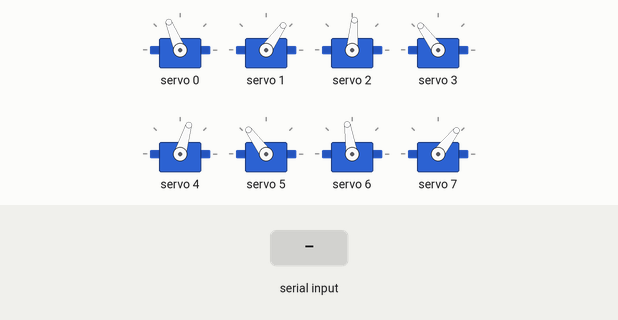
A sketch run on a simulated ESP32. Shown: 8 × servo. The test bench sets the inputs (shaded band). What the sketch prints to the serial monitor is not drawn.

Above: at 12.2 s.
12.3 s: "2" received over Serial
At 13.09 s:
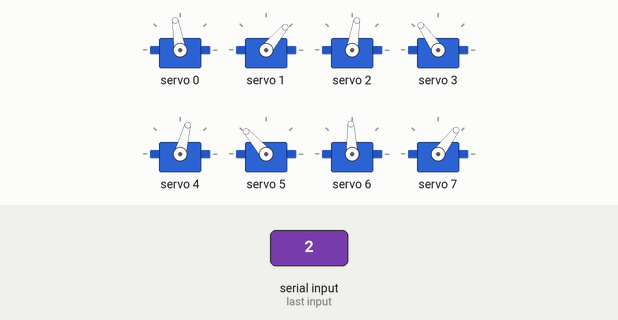
At 13.82 s:
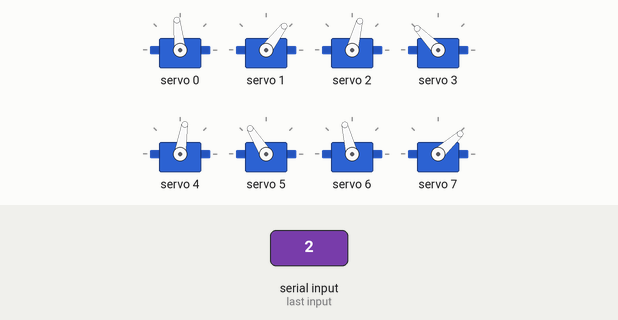
15.3 s: "1" received over Serial
18.3 s: "0" received over Serial
At 18.3 s:
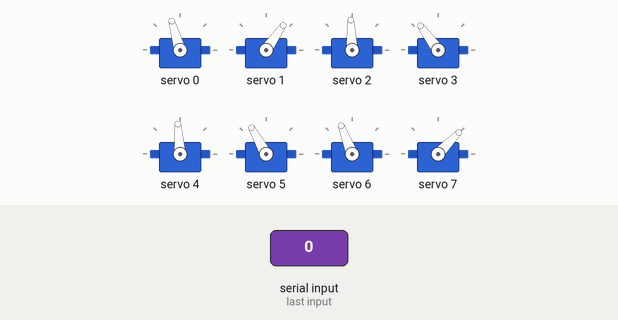
Timing chart, 0 to 21.3 s (numbered marks = the images above; inputs shaded):
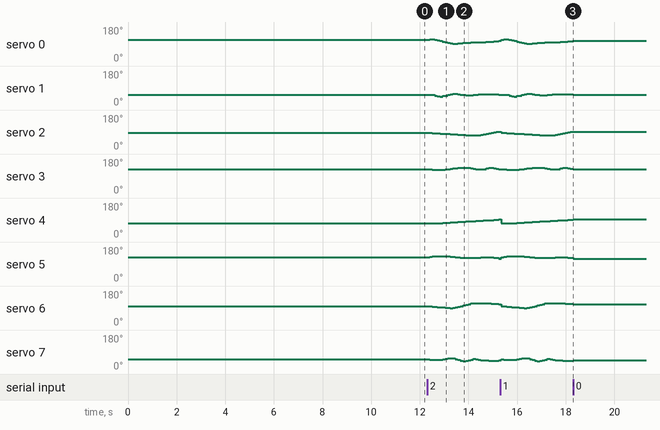

Measured:
- after the input at 12.3 s, servo 0: 112° → 114° after 0.11 s, → 112° 0.21 s later, → 109° 0.11 s later, → 106° 0.11 s later, … (20 changes in this stretch); servo 1: 55° → 53° after 0.21 s, → 50° 0.11 s later, → 47° 0.11 s later, → 45° 0.11 s later, … (21 changes in this stretch)
- after the input at 18.3 s, servo 0: stops changing and stays 106°; servo 1: stops changing and stays 55°; servo 2: stops changing and stays 92°; servo 3: stops changing and stays 126°; servo 4: stops changing and stays 94°

The sketch:

3D_SS_20.ino
```cpp
// HOW TO:
// ------------------------------
// Serial input = 2 -> Steps through gait sequence once and stops at the end.
// Serial input = 1 -> Steps through gait sequence in a loop.
// Serial input = 0 -> Stops infinite loop at the node where it is at that moment

//Gait template
#include <Wire.h>
#include <Adafruit_PWMServoDriver.h>

Adafruit_PWMServoDriver pca9685 = Adafruit_PWMServoDriver();

#define SERVO_FREQ 300
#define SER0 0 //Hip 1
#define SER1 1 //Knee 1
#define SER2 2 //Hip 2
#define SER3 3 //Knee 2
#define SER4 4 //Hip 3
#define SER5 5 //Knee 3
#define SER6 6 //Hip 4
#define SER7 7 //Knee 4


// Insert servo angles here:
// For 3D gaits, these angles are obtained from linearisation.py
// For 2D gaits, these angles are obtained from 2D_trajectory_reader.py
float SS_servo0[] = {-0.46931766, -0.48990777, -0.5108599 , -0.46848536, -0.39566528, -0.31013734, -0.21258116, -0.12989107, -0.05523128, -0.00163028,  0.0356655 ,  0.04214622,  0.00272013, -0.03454987, -0.06035436, -0.08211667, -0.1007078 , -0.1145487 , -0.12872533, -0.14290305, -0.1536056 , -0.16352619, -0.17436797, -0.1902975 , -0.2085527 , -0.2287807 , -0.24966293, -0.2718663 , -0.29688065, -0.32342184, -0.35033035, -0.37636455, -0.39930666, -0.41748394, -0.43126067, -0.4431767 , -0.45164563, -0.45982777, -0.46514684, -0.46617563};
float SS_servo1[] = {0.79381327, 0.79343793, 0.83295548, 0.89747138, 0.98085722, 1.02359878, 0.96955954, 0.89746248, 0.8298962 , 0.75978176, 0.6878199 , 0.67027967, 0.74178846, 0.80748198, 0.84347183, 0.86225846, 0.86800953, 0.85836275, 0.83396397, 0.79476567, 0.75317148, 0.72096775, 0.70312604, 0.70457024, 0.71966681, 0.73940168, 0.75359221, 0.76647036, 0.7874483 , 0.81606676, 0.8492634 , 0.87886619, 0.90155803, 0.91395949, 0.91295625, 0.90526794, 0.8949018 , 0.88486553, 0.85746991, 0.80660211};
float SS_servo2[] = {-0.22861874, -0.24355236, -0.26362447, -0.27682582, -0.28735379, -0.29748624, -0.31084437, -0.32939522, -0.35317151, -0.37987265, -0.40617467, -0.43345343, -0.4582964 , -0.47576854, -0.48674214, -0.49359388, -0.49663266, -0.49558234, -0.49633198, -0.4970246 , -0.49548992, -0.4677699 , -0.41466498, -0.35058883, -0.27535958, -0.19829035, -0.13507773, -0.10254632, -0.07294736, -0.04268643, -0.02128896, -0.03044957, -0.06968764, -0.10559899, -0.13156724, -0.15562528, -0.17380944, -0.18803015, -0.20382933, -0.22075935};
float SS_servo3[] = {0.72547101, 0.71110709, 0.69000413, 0.67260764, 0.66612995, 0.66748237, 0.67807405, 0.70070195, 0.73741561, 0.78256684, 0.83121304, 0.876774  , 0.91015337, 0.92784126, 0.9294184 , 0.91702467, 0.89390397, 0.85947818, 0.81411855, 0.75478001, 0.71532907, 0.71583946, 0.76221356, 0.82960151, 0.90469698, 0.93401247, 0.87862489, 0.80413171, 0.72879023, 0.65569232, 0.59946467, 0.59909009, 0.65918673, 0.71031713, 0.73574905, 0.75365076, 0.76155724, 0.76010511, 0.75126718, 0.72997362};
float SS_servo4[] = { 0.50338104,  0.49697533,  0.48718986,  0.47733756,  0.47176823,  0.46427305,  0.45362865,  0.44134024,  0.42390629,  0.40263791,  0.38173211,  0.35918042,  0.33503266,  0.31481543,  0.29764357,  0.27850098,  0.26189944,  0.24837456,  0.22893766,  0.20480938,  0.18129572,  0.16231669,  0.14647944,  0.13128936,  0.11784867,  0.09985212,  0.07389202,  0.03892294, -0.00555723, -0.02983272, -0.01006883,  0.03401687,  0.10359975,  0.18655749,  0.26617532,  0.33518437,  0.40438505,  0.47756343,  0.51264363,  0.50660514};
float SS_servo5[] = {-0.95716987, -0.98817667, -1.0325646 , -1.05896428, -1.07667372, -1.08361925, -1.08226673, -1.07561709, -1.05444926, -1.02262355, -0.98458071, -0.94618201, -0.91189256, -0.88638874, -0.86988177, -0.85469475, -0.85024606, -0.85791046, -0.86923685, -0.88720031, -0.90319714, -0.91867936, -0.9297396 , -0.93344973, -0.9311483 , -0.91793316, -0.89436971, -0.85354896, -0.7874138 , -0.75967642, -0.82234197, -0.91180702, -0.99603756, -1.07219854, -1.1403885 , -1.15430503, -1.08622987, -0.99283845, -0.92446333, -0.94622041};
float SS_servo6[] = { 0.14560046,  0.13681847,  0.12063627,  0.10082721,  0.08353256,  0.06288473,  0.04067447,  0.0128775 , -0.02250565, -0.04028578, -0.01527635,  0.0291561 ,  0.08950534,  0.16931674,  0.24967273,  0.31953462,  0.38836215,  0.45580342,  0.48587931,  0.4827245 ,  0.47595935,  0.4724784 ,  0.46804253,  0.46162964,  0.45584514,  0.44610615,  0.43095595,  0.4114667 ,  0.38537362,  0.35606693,  0.32796794,  0.30029159,  0.27375871,  0.25248933,  0.23518701,  0.21625339,  0.20115788,  0.18783292,  0.1697435 ,  0.15001955};
float SS_servo7[] = {-0.82675707, -0.85609879, -0.89179494, -0.90056015, -0.89560166, -0.87332142, -0.84400848, -0.79884581, -0.7312022 , -0.69786859, -0.74914633, -0.83448607, -0.92208468, -0.99814226, -1.04840604, -1.03935582, -0.96858973, -0.87091911, -0.80168305, -0.8440492 , -0.88589315, -0.92653586, -0.95563888, -0.97368699, -0.98388419, -0.98689454, -0.98785344, -0.98398516, -0.96332403, -0.93072149, -0.89568335, -0.86157073, -0.83047106, -0.81069529, -0.8027001 , -0.79373777, -0.79035316, -0.79196407, -0.79744842, -0.81391529};

int node=0;
int first=0;
int input=0;
int end_time=0;
int time_step=100000;
int steps = sizeof(SS_servo0)/sizeof(SS_servo0[0]);
int one_print = 0;

// -------------------Joint configurations-------------------
int servo0=0;
int servo0_deg=0;
int servo1=0;
int servo1_deg=0;
int servo2=0;
int servo2_deg=0;
int servo3=0;
int servo3_deg=0;
int servo4=0;
int servo4_deg=0;
int servo5=0;
int servo5_deg=0;
int servo6=0;
int servo6_deg=0;
int servo7=0;
int servo7_deg=0;

void setup() {
  Serial.begin(115200);
  pca9685.begin();

  pca9685.setOscillatorFrequency(27000000); //Value between 24MHz and 27MHz, tuned for this setup
  pca9685.setPWMFreq(SERVO_FREQ);
  delay (1000);

  servo0_deg=SS_servo0[0]/3.14159265*180;
  servo0=map(servo0_deg,-38,90,2200,1030);
  servo1_deg=SS_servo1[0]/3.14159265*180;
  servo1=map(servo1_deg,-90,90,2600,950);
  servo2_deg=SS_servo2[0]/3.14159265*180;
  servo2=map(servo2_deg,-38,90,1510,2730);
  servo3_deg=SS_servo3[0]/3.14159265*180;
  servo3=map(servo3_deg,-90,90,1100,2700);
  servo4_deg=SS_servo4[0]/3.14159265*180;
  servo4=map(servo4_deg,-90,38,2700,1500);
  servo5_deg=SS_servo5[0]/3.14159265*180;
  servo5=map(servo5_deg,-90,90,2600,930);
  servo6_deg=SS_servo6[0]/3.14159265*180;
  servo6=map(servo6_deg,-90,38,850,2250);
  servo7_deg=SS_servo7[0]/3.14159265*180;
  servo7=map(servo7_deg,-90,90,920,2620);

  pca9685.setPWM(SER0,0,servo0);
  pca9685.setPWM(SER1,0,servo1);
  pca9685.setPWM(SER2,0,servo2);
  pca9685.setPWM(SER3,0,servo3);
  pca9685.setPWM(SER4,0,servo4);
  pca9685.setPWM(SER5,0,servo5);
  pca9685.setPWM(SER6,0,servo6);
  pca9685.setPWM(SER7,0,servo7);

  Serial.print("Node:");
  Serial.println(node);
  Serial.print("servo0 -> rads:");
  Serial.print(SS_servo0[node]);
  Serial.print("        deg:");
  Serial.print(servo0_deg);
  Serial.print("        us:");
  Serial.println(servo0);
  Serial.print("servo1 -> rads:");
  Serial.print(SS_servo1[node]);
  Serial.print("        deg:");
  Serial.print(servo1_deg);
  Serial.print("        us:");
  Serial.println(servo1);
  Serial.print("servo2 -> rads:");
  Serial.print(SS_servo2[node]);
  Serial.print("        deg:");
  Serial.print(servo2_deg);
  Serial.print("        us:");
  Serial.println(servo2);
  Serial.print("servo3 -> rads:");
  Serial.print(SS_servo3[node]);
  Serial.print("        deg:");
  Serial.print(servo3_deg);
  Serial.print("        us:");
  Serial.println(servo3);
  Serial.print("servo4 -> rads:");
  Serial.print(SS_servo4[node]);
  Serial.print("        deg:");
  Serial.print(servo4_deg);
  Serial.print("        us:");
  Serial.println(servo4);
  Serial.print("servo5 -> rads:");
  Serial.print(SS_servo5[node]);
  Serial.print("        deg:");
  Serial.print(servo5_deg);
  Serial.print("        us:");
  Serial.println(servo5);
  Serial.print("servo6 -> rads:");
  Serial.print(SS_servo6[node]);
  Serial.print("        deg:");
  Serial.print(servo6_deg);
  Serial.print("        us:");
  Serial.println(servo6);
  Serial.print("servo7 -> rads:");
  Serial.print(SS_servo7[node]);
  Serial.print("        deg:");
  Serial.print(servo7_deg);
  Serial.print("        us:");
  Serial.println(servo7);

  Serial.println("10");
  delay(1000);
  Serial.println("9");
  delay(1000);
  Serial.println("8");
  delay(1000);
  Serial.println("7");
  delay(1000);
  Serial.println("6");
  delay(1000);
  Serial.println("5");
  delay(1000);
  Serial.println("4");
  delay(1000);
  Serial.println("3");
  delay(1000);
  Serial.println("2");
  delay(1000);
  Serial.println("1");
  delay(1000);

}

void loop()
{
  if(Serial.available()>0)
  {
    first=Serial.read();
    if(first=='2')
    {
      input=2;
      node=0;
      one_print=1;
    }
    if(first=='1')
    {
      input=1;
      node=0;
      one_print=1;
    }
    if(first=='0')
    {
      input=0;
    }
  }
  if(input==1 or input==2)
  {
      if(esp_timer_get_time()>=end_time)
      {
        servo0_deg=SS_servo0[node]/3.14159265*180;
        servo0=map(servo0_deg,-38,90,2200,1030);
        servo1_deg=SS_servo1[node]/3.14159265*180;
        servo1=map(servo1_deg,-90,90,2600,950);
        servo2_deg=SS_servo2[node]/3.14159265*180;
        servo2=map(servo2_deg,-38,90,1510,2730);
        servo3_deg=SS_servo3[node]/3.14159265*180;
        servo3=map(servo3_deg,-90,90,1100,2700);
        servo4_deg=SS_servo4[node]/3.14159265*180;
        servo4=map(servo4_deg,-90,38,2700,1500);
        servo5_deg=SS_servo5[node]/3.14159265*180;
        servo5=map(servo5_deg,-90,90,2600,930);
        servo6_deg=SS_servo6[node]/3.14159265*180;
        servo6=map(servo6_deg,-90,38,850,2250);
        servo7_deg=SS_servo7[node]/3.14159265*180;
        servo7=map(servo7_deg,-90,90,920,2620);

        pca9685.setPWM(SER0,0,servo0);
        pca9685.setPWM(SER1,0,servo1);
        pca9685.setPWM(SER2,0,servo2);
        pca9685.setPWM(SER3,0,servo3);
        pca9685.setPWM(SER4,0,servo4);
        pca9685.setPWM(SER5,0,servo5);
        pca9685.setPWM(SER6,0,servo6);
        pca9685.setPWM(SER7,0,servo7);

        node+=1;
        if(node>=steps and input==1)
        {
          Serial.print("Input:");
          Serial.println(input);
          node=0;
        }
        if(node>=steps and input==2)
        {
          Serial.print("Input:");
          Serial.println(input);
          input=0;
        }
         end_time=esp_timer_get_time()+time_step;
      }
   }

  if(input == 0)
  {
        pca9685.setPWM(SER0,0,servo0);
        pca9685.setPWM(SER1,0,servo1);
        pca9685.setPWM(SER2,0,servo2);
        pca9685.setPWM(SER3,0,servo3);
        pca9685.setPWM(SER4,0,servo4);
        pca9685.setPWM(SER5,0,servo5);
        pca9685.setPWM(SER6,0,servo6);
        pca9685.setPWM(SER7,0,servo7);

        if(one_print==1)
        {
          Serial.print("Input:");
          Serial.println(input);
          Serial.print("Node:");
          Serial.println(node);
          Serial.print("servo0 -> rads:");
          Serial.print(SS_servo0[node]);
          Serial.print("        deg:");
          Serial.print(servo0_deg);
          Serial.print("        us:");
          Serial.println(servo0);
          Serial.print("servo1 -> rads:");
          Serial.print(SS_servo1[node]);
          Serial.print("        deg:");
          Serial.print(servo1_deg);
          Serial.print("        us:");
          Serial.println(servo1);
          Serial.print("servo2 -> rads:");
          Serial.print(SS_servo2[node]);
          Serial.print("        deg:");
          Serial.print(servo2_deg);
          Serial.print("        us:");
          Serial.println(servo2);
          Serial.print("servo3 -> rads:");
          Serial.print(SS_servo3[node]);
          Serial.print("        deg:");
          Serial.print(servo3_deg);
          Serial.print("        us:");
          Serial.println(servo3);
          Serial.print("servo4 -> rads:");
          Serial.print(SS_servo4[node]);
          Serial.print("        deg:");
          Serial.print(servo4_deg);
          Serial.print("        us:");
          Serial.println(servo4);
          Serial.print("servo5 -> rads:");
          Serial.print(SS_servo5[node]);
          Serial.print("        deg:");
          Serial.print(servo5_deg);
          Serial.print("        us:");
          Serial.println(servo5);
          Serial.print("servo6 -> rads:");
          Serial.print(SS_servo6[node]);
          Serial.print("        deg:");
          Serial.print(servo6_deg);
          Serial.print("        us:");
          Serial.println(servo6);
          Serial.print("servo7 -> rads:");
          Serial.print(SS_servo7[node]);
          Serial.print("        deg:");
          Serial.print(servo7_deg);
          Serial.print("        us:");
          Serial.println(servo7);
          one_print=0;
        }

  }
}
```
